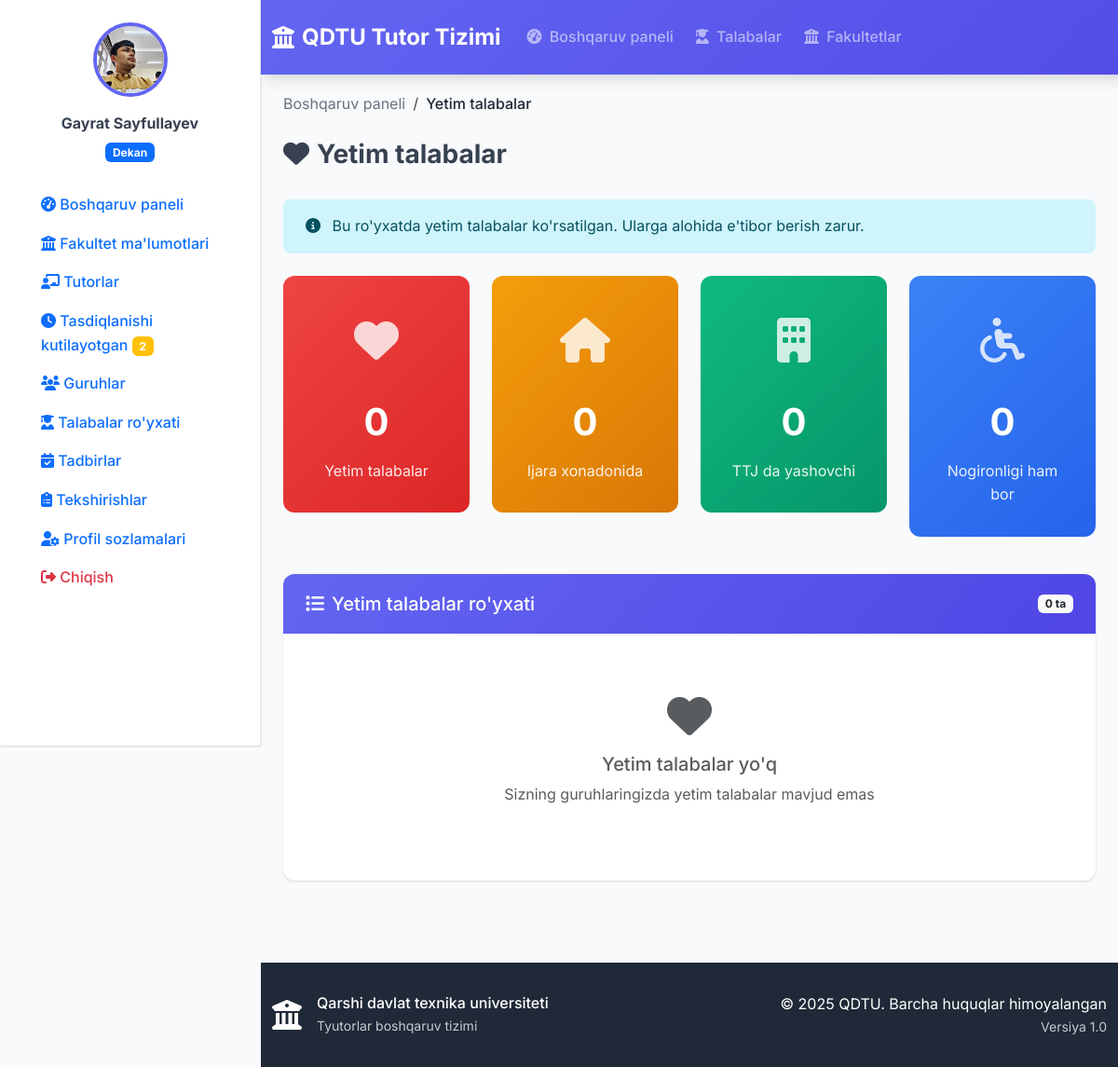
/students/orphan/ (signed in), run on the app's committed database.
### accounts/models.py (models this page shows, shortened)
class User(AbstractUser):
    USER_TYPE_CHOICES = (
        ('rector', 'Rektor'),
        ('dean', 'Dekan'),
        ('tutor', 'Tutor'),
    )
    user_type = models.CharField(
        max_length=10,
        choices=USER_TYPE_CHOICES,
        verbose_name="Foydalanuvchi turi"
    )
    faculty = models.ForeignKey(
        'faculty.Faculty',
        on_delete=models.SET_NULL,
        null=True,
        blank=True,
        verbose_name="Fakultet"
    )
    profile_picture = models.ImageField(
        upload_to='profile_pics/',
        null=True,
        blank=True,
        verbose_name="Profil rasmi"
    )
    phone_number = models.CharField(
        max_length=20,
        blank=True,
        verbose_name="Telefon raqami"
    )
    class Meta:
        verbose_name = "Foydalanuvchi"
        verbose_name_plural = "Foydalanuvchilar"
    def is_rector(self):
        return self.user_type == 'rector'
    def is_dean(self):
        return self.user_type == 'dean'
    def is_tutor(self):
        return self.user_type == 'tutor'
    def get_full_name(self):
        return f"{self.first_name} {self.last_name}".strip() or self.username

### students/views.py (the view)
# urls.py: path('orphan/', views.orphan_students, name='yetim_talabalar'),
@login_required
def orphan_students(request):
    user = request.user
    if hasattr(user, 'is_rector') and user.is_rector():
        students = Student.objects.filter(is_orphan=True)
    elif hasattr(user, 'is_dean') and user.is_dean():
        students = Student.objects.filter(is_orphan=True, group__faculty=user.faculty) if user.faculty else Student.objects.none()
    elif hasattr(user, 'is_tutor') and user.is_tutor():
        students = Student.objects.filter(is_orphan=True, group__tutor=user)
    else:
        students = Student.objects.none()
    context = {
        'students': students,
    }
    return render(request, 'students/orphan_students.html', context)

### templates/students/orphan_students.html (shortened to what this page needs)
{% extends 'base.html' %}
{% block content %}
<div class="container-fluid">
    <div class="row mb-4">
        <div class="col">
            <nav aria-label="breadcrumb">
                <ol class="breadcrumb">
                    <li class="breadcrumb-item"><a href="{% url 'dashboard' %}">Boshqaruv paneli</a></li>
                    <li class="breadcrumb-item active">Yetim talabalar</li>
                </ol>
            </nav>
            <h1 class="h3 fw-bold"><i class="fas fa-heart me-2"></i>Yetim talabalar</h1>
        </div>
    </div>
    <div class="alert alert-info mb-4">
        <i class="fas fa-info-circle me-2"></i>
        Bu ro'yxatda yetim talabalar ko'rsatilgan. Ularga alohida e'tibor berish zarur.
    </div>
    <div class="row mb-4">
        <div class="col-lg-3 col-md-6 mb-3">
            <div class="stats-card danger">
                <div class="icon">
                    <i class="fas fa-heart"></i>
                </div>
                <div class="number">{{ students.count }}</div>
                <div class="label">Yetim talabalar</div>
            </div>
        </div>
        <div class="col-lg-3 col-md-6 mb-3">
            <div class="stats-card warning">
                <div class="icon">
                    <i class="fas fa-home"></i>
                </div>
                <div class="number">
                    {% with renting=0 %}
                        {{ renting }}
                    {% endwith %}
                </div>
                <div class="label">Ijara xonadonida</div>
            </div>
        </div>
        <div class="col-lg-3 col-md-6 mb-3">
            <div class="stats-card success">
                <div class="icon">
                    <i class="fas fa-building"></i>
                </div>
                <div class="number">
                    {% with dormitory=0 %}
                        {{ dormitory }}
                    {% endwith %}
                </div>
                <div class="label">TTJ da yashovchi</div>
            </div>
        </div>
        <div class="col-lg-3 col-md-6 mb-3">
            <div class="stats-card info">
                <div class="icon">
                    <i class="fas fa-wheelchair"></i>
                </div>
                <div class="number">
                    {% with disabled=0 %}
                        {{ disabled }}
                    {% endwith %}
                </div>
                <div class="label">Nogironligi ham bor</div>
            </div>
        </div>
    </div>
    <div class="card">
        <div class="card-header text-white d-flex justify-content-between align-items-center">
            <h5 class="mb-0"><i class="fas fa-list me-2"></i>Yetim talabalar ro'yxati</h5>
            <span class="badge bg-light text-dark">{{ students.count }} ta</span>
        </div>
        <div class="card-body">
            {% if students %}
                <div class="mb-3">
                    <div class="search-box">
                        <i class="fas fa-search search-icon"></i>
                        <input type="text" class="form-control search-input" placeholder="Talaba qidirish..." data-target="#studentsTable">
                    </div>
                </div>
                <div class="table-responsive">
                    <table class="table table-hover" id="studentsTable">
                        <thead>
                            <tr>
                                <th>F.I.O</th>
                                <th>Guruh</th>
                                <th>Yashash</th>
                                <th>Telefon</th>
                                <th>Qo'shimcha</th>
                                <th>Amallar</th>
                            </tr>
                        </thead>
                        <tbody>
                            {% for student in students %}
                                <tr>
                                    <td>
                                        <div class="d-flex align-items-center">
                                            <div class="rounded-circle bg-danger bg-gradient d-flex align-items-center justify-content-center me-3" style="width: 40px; height: 40px;">
                                                <i class="fas fa-heart text-white"></i>
                                            </div>
                                            <div>
                                                <div class="fw-medium">{{ student.full_name }}</div>
                                                <small class="text-muted">{{ student.get_gender_display }} • {{ student.birth_date|date:"d.m.Y" }}</small>
                                            </div>
                                        </div>
                                    </td>
                                    <td>
                                        <div class="fw-medium">{{ student.group.name }}</div>
                                        <small class="text-muted">{{ student.group.faculty.name }}</small>
                                    </td>
                                    <td>
                                        {% if student.is_renting %}
                                            <span class="badge bg-warning"><i class="fas fa-home me-1"></i>Ijara</span>
                                            <div class="small text-muted mt-1">{{ student.address|truncatechars:25 }}</div>
                                        {% elif student.lives_in_dormitory %}
                                            <span class="badge bg-success"><i class="fas fa-building me-1"></i>TTJ</span>
                                        {% else %}
                                            <span class="badge bg-secondary">Noma'lum</span>
                                        {% endif %}
                                    </td>
                                    <td>{{ student.phone_number|default:"-" }}</td>
                                    <td>
                                        {% if student.has_disability %}
                                            <span class="badge bg-secondary"><i class="fas fa-wheelchair me-1"></i>Nogiron</span>
                                        {% else %}
                                            <span class="text-muted">-</span>
                                        {% endif %}
                                    </td>
                                    <td>
                                        <div class="btn-group" role="group">
                                            <a href="{% url 'student_detail' student.id %}" class="btn btn-outline-primary btn-sm">
                                                <i class="fas fa-eye"></i>
                                            </a>
                                            {% if user.is_tutor and student.is_renting and student.group.tutor == user %}
                                                <a href="{% url 'create_inspection' student.id %}" class="btn btn-outline-success btn-sm">
                                                    <i class="fas fa-clipboard-check"></i>
                                                </a>
                                            {% endif %}
                                        </div>
                                    </td>
                                </tr>
                            {% endfor %}
                        </tbody>
                    </table>
                </div>
            {% else %}
                <div class="text-center py-5">
                    <i class="fas fa-heart fa-3x text-muted mb-3"></i>
                    <h5 class="text-muted">Yetim talabalar yo'q</h5>
                    <p class="text-muted">Sizning guruhlaringizda yetim talabalar mavjud emas</p>
                </div>
            {% endif %}
        </div>
    </div>
</div>
{% endblock %}

### templates/sidebar.html (shortened to what this page needs)
{% load static %}
<div class="sidebar" id="sidebar">
    <div class="sidebar-content">
        <div class="user-info text-center mb-4">
            {% if user.profile_picture %}
                <img src="{{ user.profile_picture.url }}" class="profile-image mb-3">
            {% else %}
                <div class="profile-initials mb-3">
                    {{ user.first_name|first|upper }}{{ user.last_name|first|upper }}
                </div>
            {% endif %}
            <div class="user-details">
                <div class="mb-1 fw-bold">{{ user.get_full_name }}</div>
                <div class="badge bg-primary">
                    {% if user.is_rector %}
                        Prorektor
                    {% elif user.is_dean %}
                        Dekan
                    {% elif user.is_tutor %}
                        Tutor
                    {% endif %}
                </div>
            </div>
        </div>
        <nav class="sidebar-nav">
            <ul class="nav flex-column">
                <li class="nav-item">
                    <a class="nav-link " href="{% url 'dashboard' %}">
                        <i class="fas fa-tachometer-alt"></i>
                        <span>Boshqaruv paneli</span>
                    </a>
                </li>
                {% if user.is_dean %}
                    <li class="nav-item">
                        <a class="nav-link {% if request.resolver_match.url_name == 'faculty_info' %}active{% endif %}" href="#" onclick="showFacultyInfo()">
                            <i class="fas fa-university"></i>
                            <span>Fakultet ma'lumotlari</span>
                        </a>
                    </li>
                    <li class="nav-item">
                        <a class="nav-link {% if request.resolver_match.url_name == 'tutor_list' %}active{% endif %}" href="{% url 'tutor_list' %}">
                            <i class="fas fa-chalkboard-teacher"></i>
                            <span>Tutorlar</span>
                        </a>
                    </li>
                    <li class="nav-item">
                        <a class="nav-link {% if request.resolver_match.url_name == 'pending_inspections' %}active{% endif %}" href="{% url 'pending_inspections' %}">
                            <i class="fas fa-clock"></i>
                            <span>Tasdiqlanishi kutilayotgan</span>
                            {% with pending_count=user.faculty.groups.all|length %}
                                {% if pending_count > 0 %}
                                    <span class="badge bg-warning ms-auto">{{ pending_count }}</span>
                                {% endif %}
                            {% endwith %}
                        </a>
                    </li>
                    <li class="nav-item">
                        <a class="nav-link {% if request.resolver_match.url_name == 'group_list' %}active{% endif %}" href="{% url 'group_list' %}">
                            <i class="fas fa-users"></i>
                            <span>Guruhlar</span>
                        </a>
                    </li>
                    <li class="nav-item">
                        <a class="nav-link {% if request.resolver_match.url_name == 'student_list' %}active{% endif %}" href="{% url 'student_list' %}">
                            <i class="fas fa-user-graduate"></i>
                            <span>Talabalar ro'yxati</span>
                        </a>
                    </li>
                    <li class="nav-item">
                        <a class="nav-link" href="{% url 'dean_events' %}">
                            <i class="fas fa-calendar-check"></i>
                            <span>Tadbirlar</span>
                        </a>
                    </li>
                {% endif %}
                <li class="nav-item">
                    <a class="nav-link {% if request.resolver_match.url_name == 'inspection_list' %}active{% endif %}" href="{% url 'inspection_list' %}">
                        <i class="fas fa-clipboard-list"></i>
                        <span>Tekshirishlar</span>
                    </a>
                </li>
                <li class="nav-item mt-auto">
                    <a class="nav-link {% if request.resolver_match.url_name == 'profile' %}active{% endif %}" href="{% url 'profile' %}">
                        <i class="fas fa-user-cog"></i>
                        <span>Profil sozlamalari</span>
                    </a>
                </li>
                <li class="nav-item">
                    <a class="nav-link text-danger" href="{% url 'logout' %}">
                        <i class="fas fa-sign-out-alt"></i>
                        <span>Chiqish</span>
                    </a>
                </li>
            </ul>
        </nav>
    </div>
</div>

### data on the page
User: profile_picture (picture), get_full_name "Gayrat Sayfullayev"

### other printed values
{{ pending_count }} "2"
{{ students.count }} "0"
{{ renting }} "0"
{{ dormitory }} "0"
{{ disabled }} "0"
